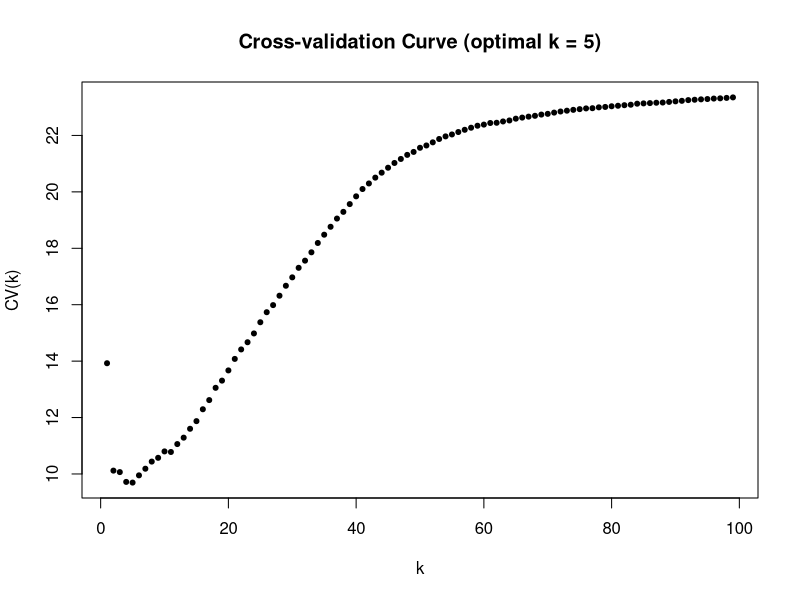
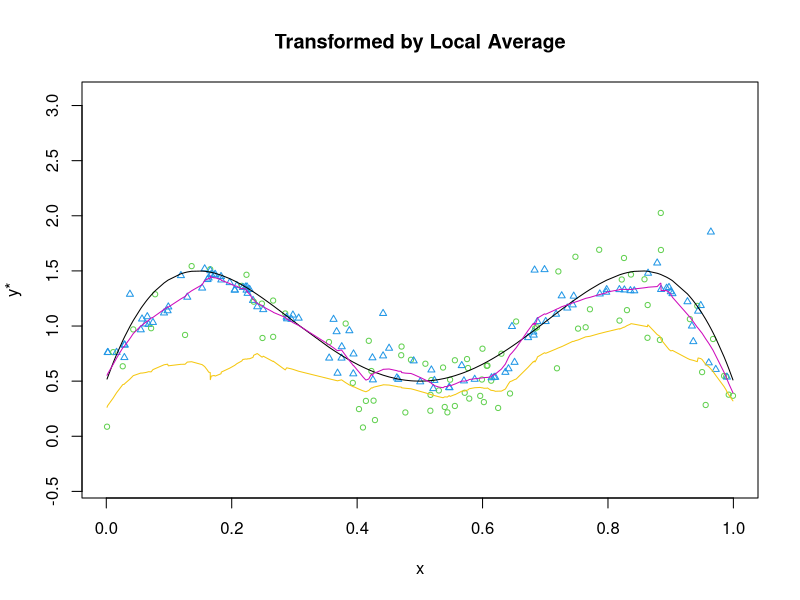
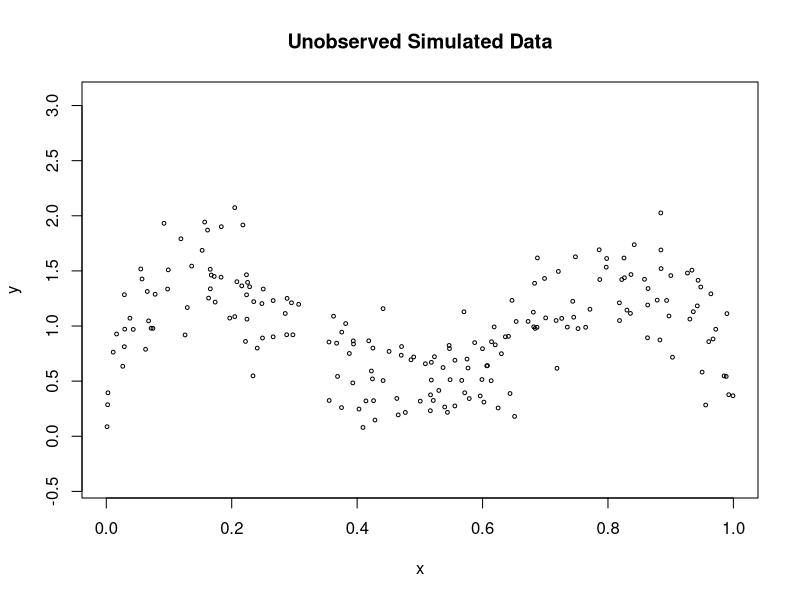
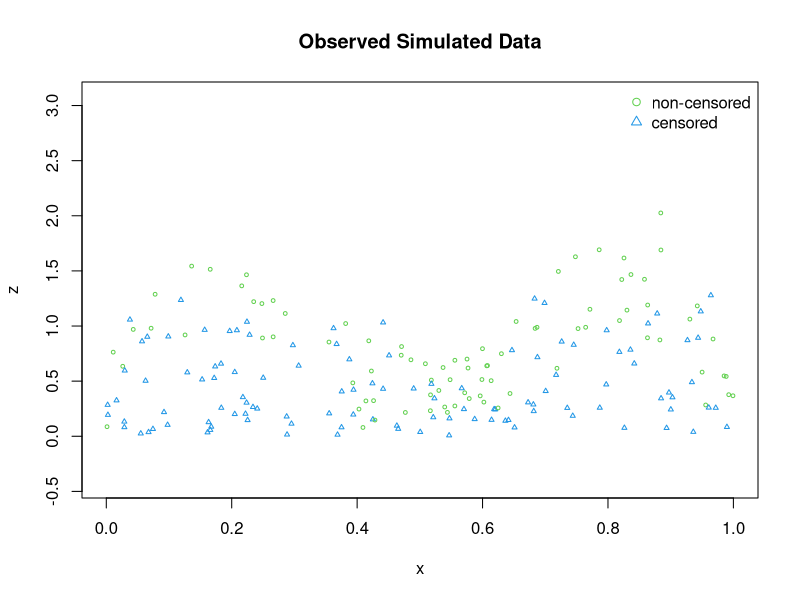
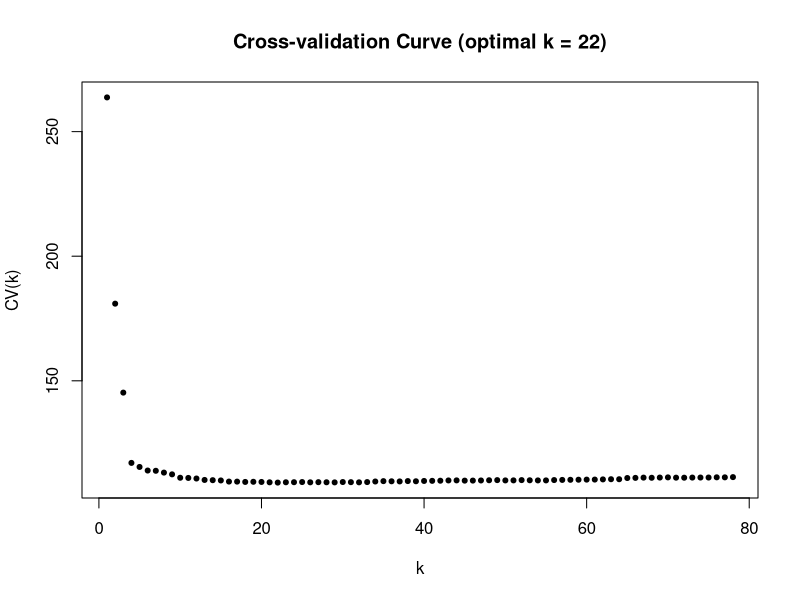
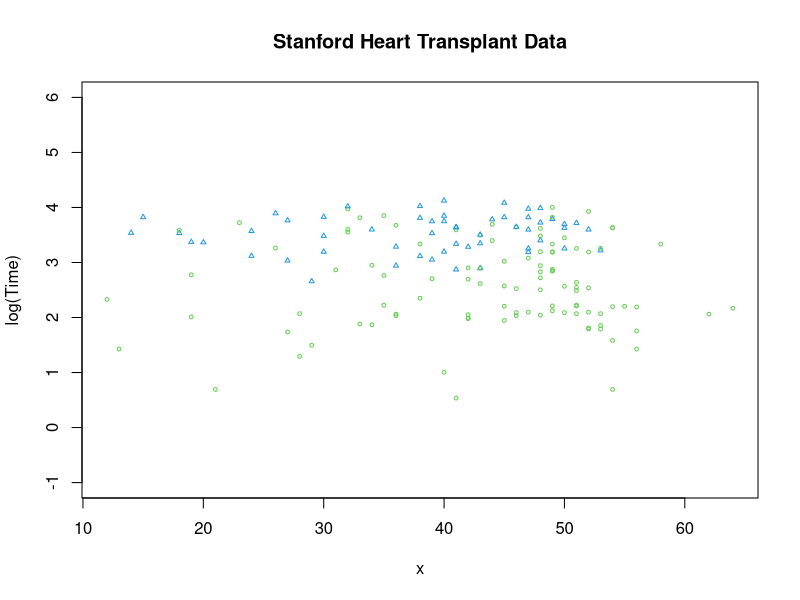
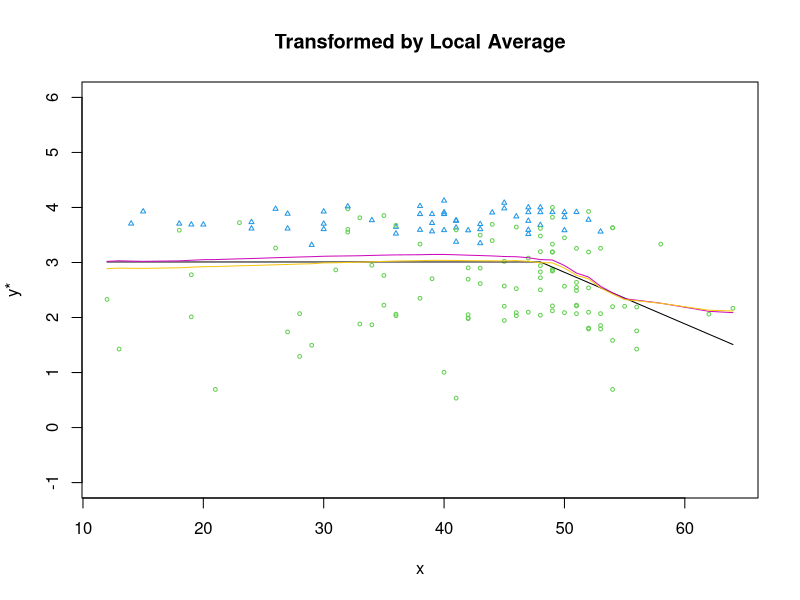

Recreate these plots in R, in order.
rm(list=ls())
get_h = function(i, k, X){
  if((i+k) > length(X)){
    h = X[i] - X[i-k]
  }else if((i-k) <= 0){
    h = X[i+k] - X[i]
  }else{
    h = (X[i+k] - X[i-k])/2
  }
  return (h)
}

transform_y = function(X, Z, D, k){
  trans_y = c()
  for(i in 1:length(X)){
    h = get_h(i, k, X)
    sum_idx = Z[i] < Z
    if(sum(D[sum_idx]) == 0){
      trans_y[i] = Z[i]
    }else{
      dn = dnorm((X[i] - X[sum_idx]) / (h+1e-20)) * D[sum_idx]
      up = Z[sum_idx] * dn
      trans_y[i] = D[i]*Z[i] + (1-D[i]) * sum(up) / (sum(dn)+1e-20)
    }
  }
  return (trans_y)
}

get_m_x_hat = function(x, X_data, Y_star, k){
  l_idx = which.min(abs(X_data - x))
  K_h = dnorm((x - X_data) / get_h(l_idx, k, X_data))
  s_n2 = sum(K_h * (x - X_data)**2)
  s_n1 = sum(K_h * (x - X_data))
  w_i = K_h * (s_n2 - (x - X_data) * s_n1)
  m_x_hat = sum(w_i * Y_star) / (sum(w_i)+1e-20)
  return (m_x_hat)
}

leave_one_out = function(X, Y_star, D, k){
  cv_k = 0
  for(i in 1:length(Y_star)){
    m_x_i = get_m_x_hat(X[i], X[-i], Y_star[-i], k)
    cv_k = cv_k + sum((Y_star[i] - m_x_i)^2)
  }
  return (cv_k)
}

get_opt_k = function(X, Z, D){
  k_max = as.integer((length(X) - 1) / 2)
  cv_k_vec = rep(0, k_max)
  for(k in 1:k_max){
    cat('k = ', k, '\n')
    Y_star = transform_y(X, Z, D, k)
    cv_k_vec[k] = leave_one_out(X, Y_star, D, k)
  }
  opt_k = which.min(cv_k_vec)
  main = paste('Cross-validation Curve (optimal k = ', opt_k, ')', sep='')
  plot(cv_k_vec, pch=20, xlab='k', ylab="CV(k)", main=main)
  print(cv_k_vec)
  return (opt_k)
}

fit_mx = function(x, X_data, Y_star, k){
  m_X = sapply(x, get_m_x_hat, X_data, Y_star, k)
  return (m_X)
}

# ------------------------------------------------------- Simulation Data
set.seed(2020)
datasize = 200
X = sort(runif(datasize))
Y = 4.5 - 64*X^2*(1-X)^2 - 16*(X -0.5)^2 + 0.25*rnorm(datasize)
cx = I((0 <= X) & (X <= 0.5))*3*(1.25-abs(4*X-1)) + I(X > 0.5)*3*(1.25-abs(4*X-3))
C = rexp(cx)
Z = mapply(min, Y, C)
D = (Y <= C)

k_opt = get_opt_k(X, Z, D)                # get optimal k
trans_y = transform_y(X, Z, D, k_opt)     # transform data
m_X = fit_mx(X, X, trans_y, k_opt)        # prediction
m_X2 = fit_mx(X, X, Z, k_opt)

# ------------------------------------------------------- Visualization
plot(X, trans_y, pch=as.integer(!D)+1, col=as.integer(!D)+3,
     cex=.7, ylab='y*', xlab='x', main = 'Transformed by Local Average',
     ylim=c(min(Y) - 0.5, max(Y) + 1))
lines(X, 4.5 - 64*X^2*(1-X)^2 - 16*(X -0.5)^2)
lines(X, m_X, col=6)
lines(X, m_X2, col=7)

plot(X, Y, ylim=c(min(Y) - 0.5, max(Y) + 1), cex=0.5, xlab='x', ylab='y',
     main='Unobserved Simulated Data')
plot(X, Z, pch=as.integer(!D)+1, col=as.integer(!D)+3, cex=.5, 
     ylab='z', xlab='x',
     ylim=c(min(Y) - 0.5, max(Y) + 1), main='Observed Simulated Data')
legend('topright', legend=c('non-censored', 'censored'), 
       col=c(3, 4), pch=c(1, 2), bty = "n")

# ------------------------------------------------------- Real Data
library(survival)
stanford2 = survival::stanford2
data = stanford2[!is.na(stanford2$t5),]
x_vec = data$age
z_vec = log1p(sqrt(data$time))
d_vec = data$status

opt_k = get_opt_k(x_vec, z_vec, d_vec)            # get optimal k
y_star = transform_y(x_vec, z_vec, d_vec, opt_k)  # transform data
m_X = fit_mx(x_vec, x_vec, y_star, opt_k)         # prediction
m_X_2 = fit_mx(x_vec, x_vec, z_vec, opt_k)

# ------------------------------------------------------- Visualization
plot(x_vec, z_vec, pch=as.integer(!d_vec)+1, col=as.integer(!d_vec)+3,
     cex=.5, ylab='log(Time)', xlab='x', ylim=c(-1, 6),
     main = 'Stanford Heart Transplant Data')

plot(x_vec, y_star, pch=as.integer(!d_vec)+1, col=as.integer(!d_vec)+3,
     cex=.5, ylab='y*', xlab='x', ylim=c(-1, 6),
     main = 'Transformed by Local Average')
slope = lm(z_vec[x_vec >= 48]~x_vec[x_vec >= 48])$coef[2]
y_true =  mean(z_vec[x_vec < 48]) + slope*(x_vec-48)*(x_vec>48)
lines(x_vec, y_true)
lines(x_vec, m_X, col=6)
lines(x_vec, m_X_2, col=7)




